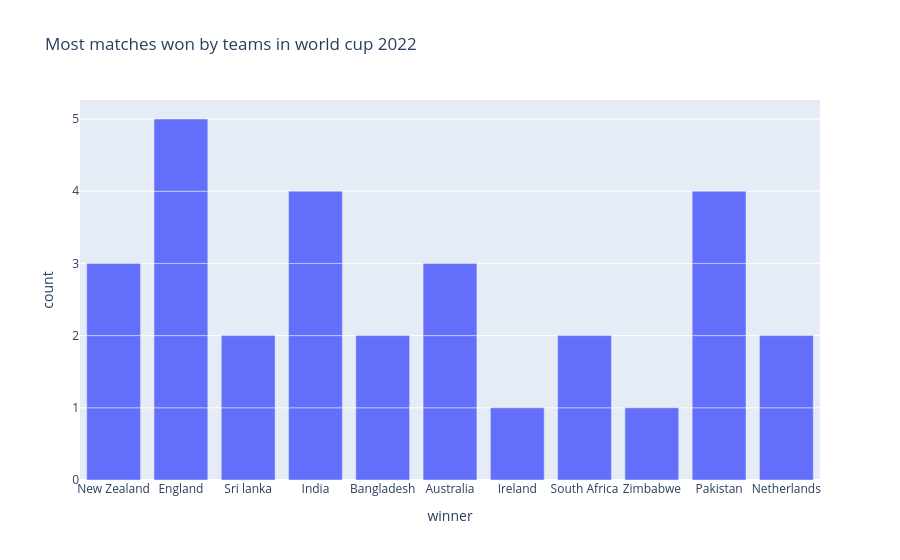

Notebook cell for this chart:
### Code cell
fig=px.bar(df,x=df["winner"],title="Most matches won by teams in world cup 2022")
fig.show()

### Figure 1 — Plotly figure (JSON) as saved in the notebook; plotly's stock layout.template omitted (floating-point values rounded to 4 significant figures)
{"data": [{"hovertemplate": "winner=%{x}<br>count=%{y}<extra></extra>", "legendgroup": "", "marker": {"color": "#636efa", "pattern": {"shape": ""}}, "name": "", "orientation": "v", "showlegend": false, "textposition": "auto", "type": "bar", "x": ["New Zealand", "England", "Sri lanka", "India", "Bangladesh", "Australia", "Ireland", "South Africa", "India", "Zimbabwe", "New Zealand", "Bangladesh", "Pakistan", "South Africa", "Australia", "Sri lanka", "England", "Netherlands", "India", "Pakistan", "New Zealand", "Australia", "England", "Netherlands", "Pakistan", "India", "Pakistan", "England", "England"], "xaxis": "x", "y": [1, 1, 1, 1, 1, 1, 1, 1, 1, 1, 1, 1, 1, 1, 1, 1, 1, 1, 1, 1, 1, 1, 1, 1, 1, 1, 1, 1, 1], "yaxis": "y"}], "layout": {"barmode": "relative", "legend": {"tracegroupgap": 0}, "title": {"text": "Most matches won by teams in world cup 2022"}, "xaxis": {"anchor": "y", "domain": [0, 1], "title": {"text": "winner"}}, "yaxis": {"anchor": "x", "domain": [0, 1], "title": {"text": "count"}}}}
